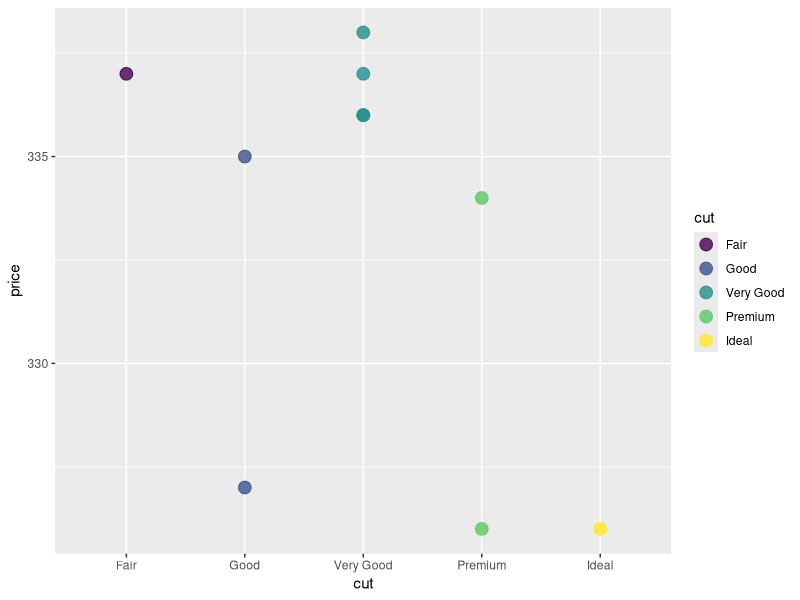

Generate this figure with R:
#
#
#
#
#
#
#
#
#
#
#
#
#
#
#
#
#
#
#

#To read some pieces of code that other people have already written, we can borrow those codebooks from the R library. 

#Here, we borrow some instructions for making plots, which also includes the sample dataset called 'diamonds', by calling up the code using the 'library' function:  
library(ggplot2)

#This is like checking out a codebook from the library - you get to keep it at hand as long as you're working in this space.

#The 'head' command in bash has the same name in R, but it is a function too: 
head(diamonds)

#To change the number of rows displayed, it looks like this: 
head(diamonds, n=10)

#We also talked about how the function nrow() works just like the bash command (word count) that tells us how many lines are in a file: wc -l
nrow(diamonds)
#
#
#
#
#
#
#
#
#
#
#
#
#
#
#
#
#

#This is an example of some student code where they were looking for all the "Good" diamonds: pretty close! 
diamonds[grep("Good",diamonds)]

#Putting results in a variable is good practice if we want to us them later. 

# Use the '<-' combined symbol to "stuff" your code result from the right side into the variable on the left side. You can name the variable whatever you want! We named it 'stud' here: 
stud <- diamonds[grep("Good",diamonds)]

#Let us make a few modifications. 
#First, let's specify that we are looking in rows with a comma after the grep command
#Then let's grep for the pattern in the "cut" column only. 

#To use column information inside the function, we can use SYNTAX like this:
#diamonds$cut. That calls the column "by its name". 

stud2 <- diamonds[grep("Good",diamonds$cut),]
stud2

#Here is a student example of "subsetting" a dataset. 
#This can be a good idea to figure out how the commands work by using smaller datasets.
diamonds[1:10, c("cut","price")] -> dia
dia

#The student code works, but the more typical way to write this is in R is to put the variable name first and the instructions second: 

dia2 <- diamonds[1:10, c("cut", "price")]
dia2


#Much like the 'MATCH' function in excel, the grep function in R returns the index of the matches. 
#Consider this grep function, which searches for the word 'Premium' in the dataframe 'dia2'. Where does it say the matches are? 
matches <- grep("Premium", dia2$cut)
matches

#You should see all of the row numbers returned. So how do we get the information in the rows returned, instead of just which rows have a match? 

#We might try to just use the returned indexes to grab rows: 
dia2[matches,]

#That works! 

#You could also try using the combine function we saw earlier, because we got more than one row number back: 
dia2[c(matches),]

#That works too!

#Finally, let's see if we can stuff the function inside the dataframe to select the right rows, alll in one line of code: 
dia2[grep("Premium", dia2$cut), ]

#I hope you can see that there are LOTS of ways to do things 'right', not just LOTS of ways to get it a little wrong. 

#Another version of grep that students have tried is 'grepl', which returns something called a boolean. 

#Booleans are either 'TRUE' or 'FALSE' for each of the data items surveyed. 

#This could be useful, let's save that list of values in a variable and try some of the same steps as above. 

stud3 <- grepl("Premium", dia2$cut)
stud3
dia2[stud3,]

#Ah! Both booleans from grepl and indexes from grep work!

#Now, I told you the fun part was plotting. How do we? Try this code: 

ggplot(data = dia, aes(x = cut, y = price, color = cut)) +
  geom_point(alpha = 0.8, size =4)

#You'll notice we need to call out plotting function ggplot(). 

#The function needs a dataset (dia), and the variables to use get packaged into the 'aes()' function (aes = aesthetics; how modern!).

#The handy part of ggplot is that we can add-on instructions with extra functions using the '+' sign - kinda like buying upgrades, but free! 

#Here, we add-on upgrades to our datapoints using the function 'geom_point()' and give it a new color opacity using 'alpha' and a new point size using 'size'. Try to change some values and see what happens!  

#For the TASKS, I've created a subset of diamonds called diatask with this command: 

diatask <- diamonds[80:100, c(2,7)]
#print(diatask, n = 20) 

#
#
#
#
#
#
#
#
#
head(diatask)
#
#
#
#
#

#
#
#
#
#
#

#
#
#
#
#
#
#
#
#
#
#
#
#
#
#

#
#
#
#
#
#
#
#

#
#
#
#
#
#
#

#
#
#
#
#
#

#
#
#
#
#
#
#

#
#
#
#
#
## Write your answer as a comment here
#
#
#
#
#
#
#
#
#


#
#
#
#
#
#
#
#
#
#
#
#
#
#
#
#
#
#
#
#
#
#
#
#
